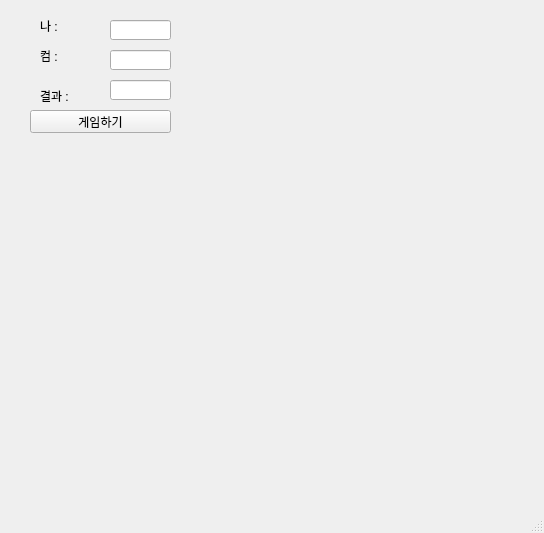
<?xml version="1.0" encoding="UTF-8"?>
<ui version="4.0">
 <class>MainWindow</class>
 <widget class="QMainWindow" name="MainWindow">
  <property name="geometry">
   <rect>
    <x>0</x>
    <y>0</y>
    <width>544</width>
    <height>533</height>
   </rect>
  </property>
  <property name="windowTitle">
   <string>MainWindow</string>
  </property>
  <widget class="QWidget" name="centralwidget">
   <widget class="QLabel" name="lbl_Mine">
    <property name="geometry">
     <rect>
      <x>40</x>
      <y>20</y>
      <width>56</width>
      <height>12</height>
     </rect>
    </property>
    <property name="text">
     <string>나 :</string>
    </property>
   </widget>
   <widget class="QLabel" name="lbl_Com">
    <property name="geometry">
     <rect>
      <x>40</x>
      <y>50</y>
      <width>56</width>
      <height>12</height>
     </rect>
    </property>
    <property name="text">
     <string>컴 :</string>
    </property>
   </widget>
   <widget class="QLabel" name="lbl_Result">
    <property name="geometry">
     <rect>
      <x>40</x>
      <y>90</y>
      <width>56</width>
      <height>12</height>
     </rect>
    </property>
    <property name="text">
     <string>결과 :</string>
    </property>
   </widget>
   <widget class="QLineEdit" name="le_Mine">
    <property name="geometry">
     <rect>
      <x>110</x>
      <y>20</y>
      <width>61</width>
      <height>20</height>
     </rect>
    </property>
   </widget>
   <widget class="QLineEdit" name="le_Com">
    <property name="geometry">
     <rect>
      <x>110</x>
      <y>50</y>
      <width>61</width>
      <height>20</height>
     </rect>
    </property>
   </widget>
   <widget class="QLineEdit" name="le_Result">
    <property name="geometry">
     <rect>
      <x>110</x>
      <y>80</y>
      <width>61</width>
      <height>20</height>
     </rect>
    </property>
   </widget>
   <widget class="QPushButton" name="pb">
    <property name="geometry">
     <rect>
      <x>30</x>
      <y>110</y>
      <width>141</width>
      <height>23</height>
     </rect>
    </property>
    <property name="text">
     <string>게임하기</string>
    </property>
   </widget>
  </widget>
  <widget class="QMenuBar" name="menubar">
   <property name="geometry">
    <rect>
     <x>0</x>
     <y>0</y>
     <width>544</width>
     <height>21</height>
    </rect>
   </property>
  </widget>
  <widget class="QStatusBar" name="statusbar"/>
 </widget>
 <resources/>
 <connections/>
</ui>
